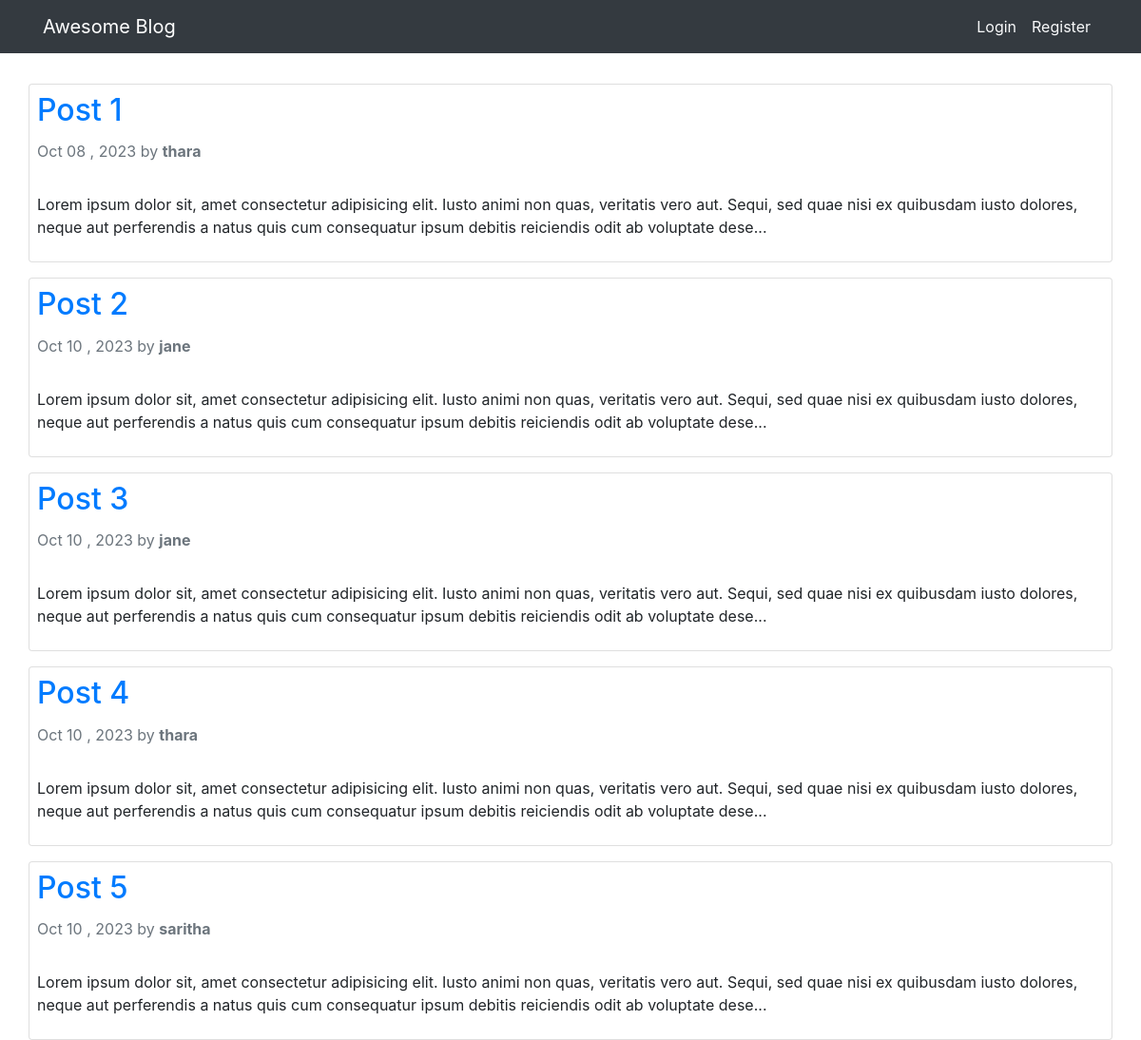
The page / on the database its author committed.
### blog/models.py (models this page shows, shortened)
class Post(models.Model):
    title = models.CharField(max_length=100)
    content = models.TextField()
    image = models.ImageField(upload_to="blog_images/",blank=True,null=True)
    published_at = models.DateTimeField(auto_now_add=True)
    author = models.ForeignKey(User,on_delete=models.CASCADE)

### blog/views.py (the view)
# urls.py: path('',views.index,name="posts"),
def index(request):
    posts = Post.objects.all()
    context = {
        'posts':posts
    }
    return render(request, "index.html",context)

### blog/templates/index.html (shortened to what this page needs)
{% extends "base.html" %}
{% load static %}
{% block content %}
<div class="container mt-3">
    <div class="row">
        {% for post in posts  %}
            <div class="card mt-3 p-2">
              <h2 class="card-title"><a href="{% url 'post-detail' post.id %}">{{post.title}}</a></h2>
              <p class="card-text text-muted">{{post.published_at | date:'M d , Y'}} by <span class="font-weight-bold">{{post.author}}</span> </p>
              <p class="card-text">{{post.content | slice:":250" | safe }}...</p>
            </div>
        {% endfor %}
    </div>
</div>
{% endblock %}

### blog/templates/base.html (shortened to what this page needs)
<!doctype html>
<html lang="en">
  <head>
    <link rel="stylesheet" href="https://cdn.jsdelivr.net/npm/bootstrap@4.3.1/dist/css/bootstrap.min.css">
  </head>
  <body>
    <nav class="navbar navbar-expand-lg navbar-dark bg-dark">
      <div class="container">
        <a href="{% url 'posts' %}" class="navbar-brand">Awesome Blog</a>
        <div class="collapse navbar-collapse" id="navbarSupportedContent">
            <ul class="navbar-nav ml-auto">
                {% if request.user.is_authenticated %}
                <span class="text-light m-2">Hi {{request.user.username | title}} |</span>
                <li class="nav-item">
                    <a href="{% url 'post-create' %}" class="nav-link text-light">Create New Post</a>
                </li>
                {% comment %} <li class="nav-item">
                  <a href="{% url 'posts' %}" class="nav-link text-light">My Posts</a>
                </li> {% endcomment %}
                <li class="nav-item">
                  <a href="{% url 'logout' %}" class="nav-link text-light">Logout</a>
                </li>
                {% else %}
                <li class="nav-item">
                  <a href="{% url 'login' %}" class="nav-link text-light">Login</a>
                </li>
                <li class="nav-item">
                  <a href="{% url 'register' %}" class="nav-link text-light">Register</a>
                </li>
                {% endif %}
            </ul>
        </div>
      </div>
    </nav>
    {% block content %}
    {% endblock %}
  </body>
</html>

### rows shown on the page
Post: title "Post 1", published_at "Oct 08 , 2023", author "thara", content "Lorem ipsum dolor sit, amet consectetur adipisicing elit. Iusto animi non quas, veritatis vero aut. Sequi, sed quae nisi ex quibusdam iusto dolores, neque aut perferendis a natus quis cum consequatur ipsum debitis reiciendis odit ab voluptate dese"
Post: title "Post 2", published_at "Oct 10 , 2023", author "jane", content "Lorem ipsum dolor sit, amet consectetur adipisicing elit. Iusto animi non quas, veritatis vero aut. Sequi, sed quae nisi ex quibusdam iusto dolores, neque aut perferendis a natus quis cum consequatur ipsum debitis reiciendis odit ab voluptate dese"
Post: title "Post 3", published_at "Oct 10 , 2023", author "jane", content "Lorem ipsum dolor sit, amet consectetur adipisicing elit. Iusto animi non quas, veritatis vero aut. Sequi, sed quae nisi ex quibusdam iusto dolores, neque aut perferendis a natus quis cum consequatur ipsum debitis reiciendis odit ab voluptate dese"
Post: title "Post 4", published_at "Oct 10 , 2023", author "thara", content "Lorem ipsum dolor sit, amet consectetur adipisicing elit. Iusto animi non quas, veritatis vero aut. Sequi, sed quae nisi ex quibusdam iusto dolores, neque aut perferendis a natus quis cum consequatur ipsum debitis reiciendis odit ab voluptate dese"
Post: title "Post 5", published_at "Oct 10 , 2023", author "saritha", content "Lorem ipsum dolor sit, amet consectetur adipisicing elit. Iusto animi non quas, veritatis vero aut. Sequi, sed quae nisi ex quibusdam iusto dolores, neque aut perferendis a natus quis cum consequatur ipsum debitis reiciendis odit ab voluptate dese"
